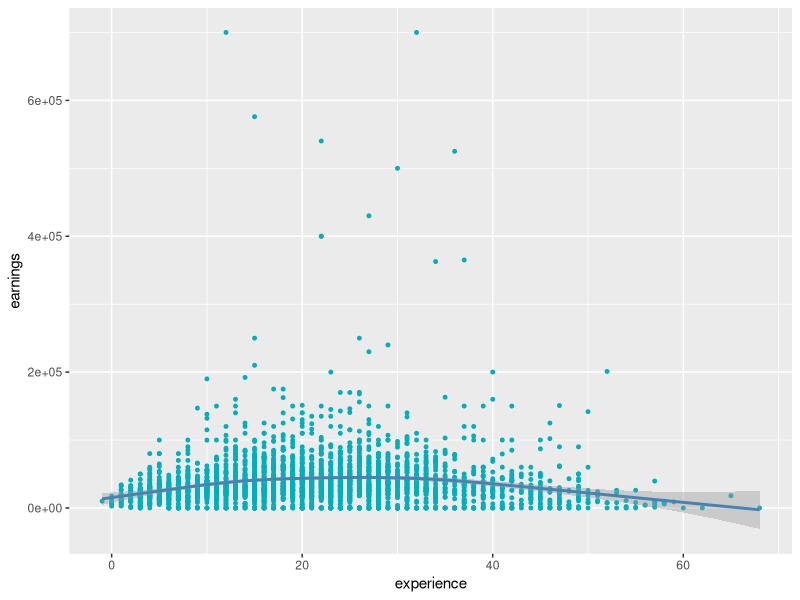

This figure's R source:
## ---- chunk 1
knitr::opts_chunk$set(echo = TRUE)
## ---- chunk 2
# Loading the dataset
library(haven)  # Package for reading the Stata file
data <- read_dta('psid97.dta') # Read into the dataset

summary(data) # General info of the dataset
## ---- chunk 3
# Create the new column named "hourly_wage"
data$hourly_wage <- data$earnings / data$hours

# Check it out
summary(data$hourly_wage)

## ---- chunk 4
library(tidyverse) # Load tidyverse

# Create the new column "working" conditional on column "hours"
data <- data %>% 
  mutate(working = case_when(hours > 0 ~ 1,
                             hours == 0 ~ 0
  ))

# Check it out 
summary(data$working)
## ---- chunk 5
# Create a new column called "experience"
data$experience <- data$age - data$educ - 6

# Check it out
summary(data$experience)
## ---- chunk 6

ggplot(subset(data, working == 1), aes(experience, earnings)) + # Subset
  geom_point(color = '#00AFBB', size = 1) + # Scatter plot 
  geom_smooth(color = "steelblue") # Add the LOESS Smooth Line

## ---- chunk 7
# Load the relevant package
subset(data, working == 1) %>%
  select(experience, earnings) %>% 
  cor(.)
## ---- chunk 8
wage_exp_lm <- subset(data, working == 1) %>%
  select(experience, earnings) %>%
  lm(earnings ~ experience, data=.)

summary(wage_exp_lm)
## ---- chunk 9
qf(.05, 1, 2880, lower.tail = FALSE)
## ---- chunk 10
summary(wage_exp_lm)$fstatistic[1] # Extract f statistics 
coef(summary(wage_exp_lm))[, "t value"][2]^2 # Extract t statistics and square
